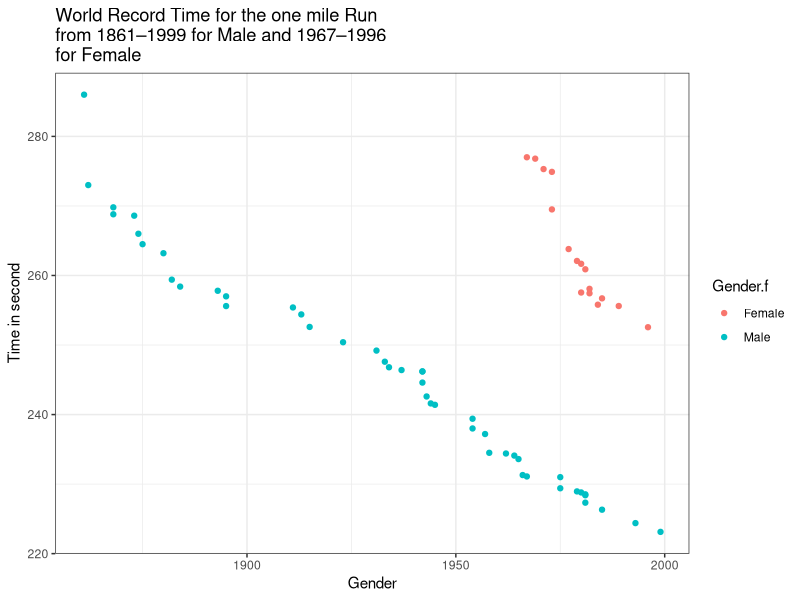
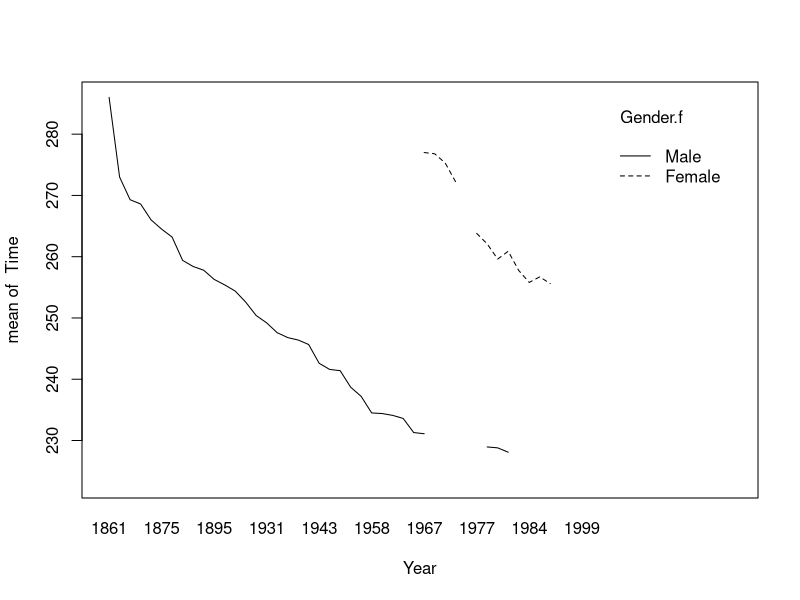
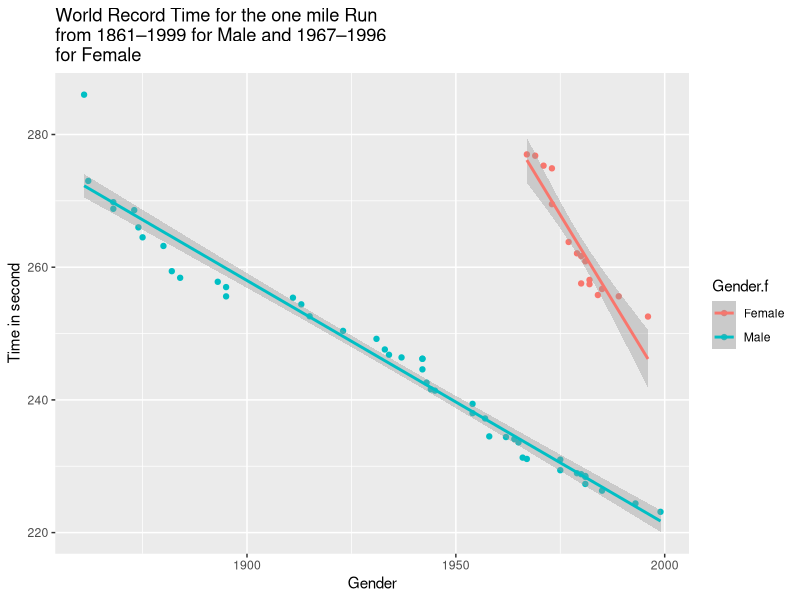
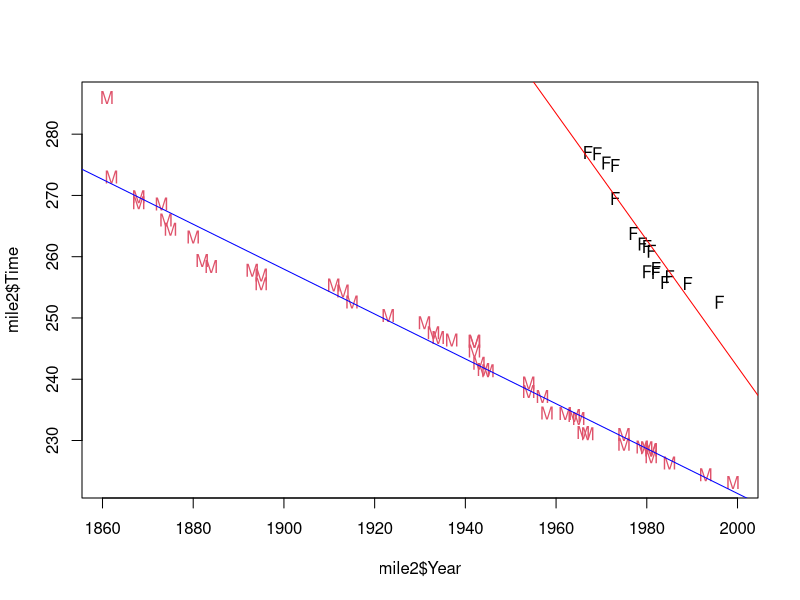

Write the R code that produced these figures, in order.

library(tidyverse)
library(ggplot2)
library(MASS)

#Setting up Matrix Y
Y <- matrix(c(22,23,24,22,26,16,18,19,28,27,29,29),12,1)
Y

#Setting up matrix X
X <- matrix(rep(0,36),12,4)
X[,1] = 1 ;X[1:5,2]=1; X[6:8,3]=1; X[9:12,4]=1
X
library(Matrix)

#Computing X^tX
XtX <- t(X)%*%(X)
XtXc <- matrix(rep(0,36),4,4)
#Computing one of the conditional inverse
XtXc[2:4,2:4] <-solve(XtX[2:4,2:4])
XtXc



#Computing s2
df <- 12-3 #n=12 and reading X we can see r(X)=3 
I <- diag(12)
SSres <- t(Y)%*%(I-X%*%XtXc%*%t(X))%*%Y
SSres
s2 <- SSres/df




#Testing for estimablility using Thm 6.10
t1 <- matrix(c(1,2,1,0),4,1)
t(t1)%*%XtXc%*%XtX





#Computing Beta
b <- XtXc%*%t(X)%*%Y
b
#Computing 90% CI interval for 2nd type of bulb
t2 <- matrix(c(0,0,1,0),4,1)
tstat_halfalpha <- qt(0.95,df)
t2.std <- tstat_halfalpha*sqrt(s2*(t(t2)%*%XtXc%*%t2))
CI.90 <- c(t(t2)%*%b - t2.std,t(t2)%*%b + t2.std)
CI.90



#Testing for H_0:tau.1=tau.3 and H_1:tau.1!=tau.3 
C <- matrix(c(0,1,0,-1),1,4)
#C has a rank of 2
dst <- 0
numerator <- (t(C%*%b-dst)%*%solve(C%*%XtXc%*%t(C))%*%C%*%b-dst)
Fstat <- (numerator/2)/s2
pf(Fstat,2,df,lower=F)






#reading data_frame
library(ggplot2)
mile2 <- read.csv(file="mile2.csv")
mile2$Gender.f <- factor(mile2$Gender)

g1 <- ggplot(mile2, aes(x=Year, y=Time,colour=Gender.f)) + geom_point()
g2 <- g1 + labs(x="Gender", y="Time in second",
         title="World Record Time for the one mile Run 
from 1861–1999 for Male and 1967–1996 
for Female")
g2 + theme_bw()



#Determine if there are interaction using R
with(mile2, interaction.plot(Year,Gender.f, Time))
model <- lm(Time~Gender.f+Year, mile2)
imodel <- lm(Time~Gender.f+Year+Gender.f:Year, mile2)
anova(model,imodel)


#Plotting
g3 <- g2 + geom_smooth(method = lm)
g3


plot(mile2$Year, mile2$Time, pch=array(mile2$Gender.f), col=mile2$Gender.f)
abline(2309.4247,-1.0337, col="Red")
abline(953.7469,-0.3662, col="Blue")


#prediction
(1355.6777866)/(0.6675093)
C <- matrix(c(1,0,(1355.6777866)/(0.6675093),0),1,4)
C%*%imodel$coeff 
C <- matrix(c(1,1,(1355.6777866)/(0.6675093),(1355.6777866)/(0.6675093)),1,4)
C%*%imodel$coeff





#Direct Calculation
Y <- mile2$Time
n <- length(Y)
X <- matrix(0,n,6)
X[,1] <- 1
X[cbind(1:n,as.numeric(mile2$Gender.f)+1)] <-1
X[,4] <- mile2$Year
X[cbind(1:n,as.numeric(mile2$Gender.f)+4)] <- mile2$Year
XtX <- t(X)%*%X
r <- rankMatrix(X)[1]
XtXc <- matrix(0,6,6)
M <- XtX[c(2:3,5:6),c(2:3,5:6)]
XtXc[c(2:3,5:6),c(2:3,5:6)] <-  solve(M)
b <- XtXc%*%t(X)%*%Y
b


(1355.6777866)/(0.6675093)
t1 <- matrix(c(1,1,0,1,(1355.6777866)/(0.6675093),0),6,1)
t(t1)%*%b
t2 <- matrix(c(1,0,1,1,0,(1355.6777866)/(0.6675093)),6,1)
t(t2)%*%b


#Computing 95% CI
df=n-r
s2 <- sum((Y - X%*%b)^2)/df
t3 <- matrix(c(0,0,0,0,1,-1),6,1)
tstat_halfalpha <- qt(0.975,df)
t3.std <- tstat_halfalpha*sqrt(s2*(t(t3)%*%XtXc%*%t3))
CI.95 <- c(t(t3)%*%b - t3.std,t(t3)%*%b + t3.std)
CI.95

library(gmodels)
estimable(imodel, c(0,0,0,1), conf.int=0.95)
confint(imodel)


#Manual Calculation
C <- matrix(c(0,0,0,0,0,1),1,6)
#C has a rank of 1
dst <- -0.4
numerator <- t(C%*%b-dst)%*%solve(C%*%XtXc%*%t(C))%*%(C%*%b-dst)
Fstat <- (numerator)/s2
Fstat
pf(Fstat,1,df,lower=F)






#Performing random selection
n <- c(12,12,16)
nsum <- sum(n)
x <- sample(nsum, nsum)
n1 <- x[1:n[1]]
n2 <- x[n[1]+1:n[2]]
n3 <- x[n[2]+1:n[3]]
n1
n2
n3
